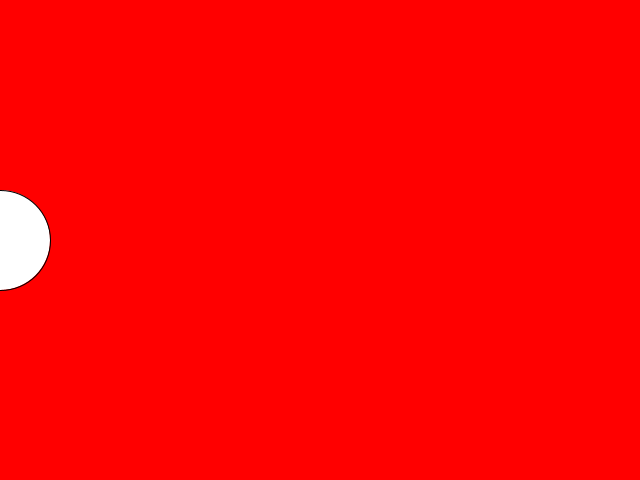
Frame 1 (no input)
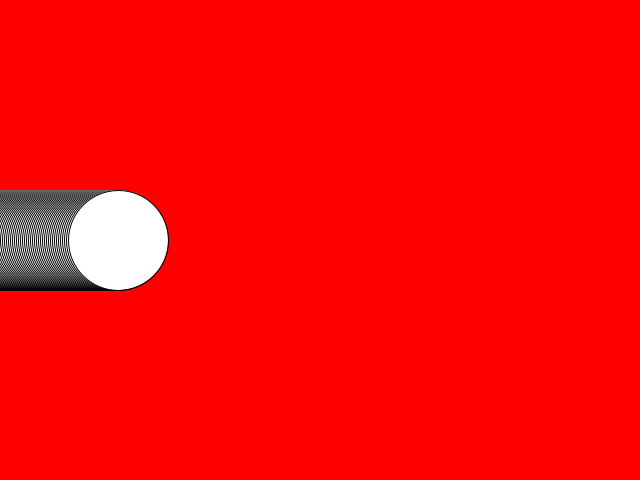
Frame 60 (the mouse pressed at the canvas centre just before this capture)
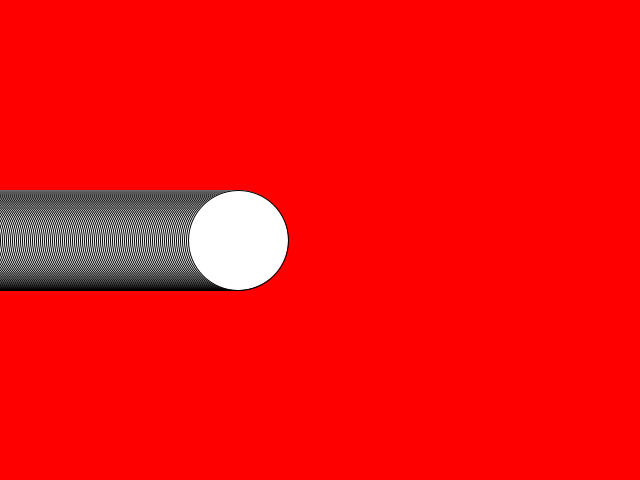
Frame 120 (the mouse held since frame 60 and released just before this capture)

The Processing sketch that drew these frames (run headless with seeded random() and noise(); from frame 60 on, the mouse is pressed at the canvas centre):

// Processing sketch: ejemplo4
// ── ejemplo4.pde
int posx=0;
int velx=2;
void setup(){
  size(640,480);
  background(255,0,0);
}
void draw(){
  ellipse(posx,240,100,100);
  posx=posx+velx;
  if(posx>640 || posx<0){
    velx=velx*(-1);
  }
}
